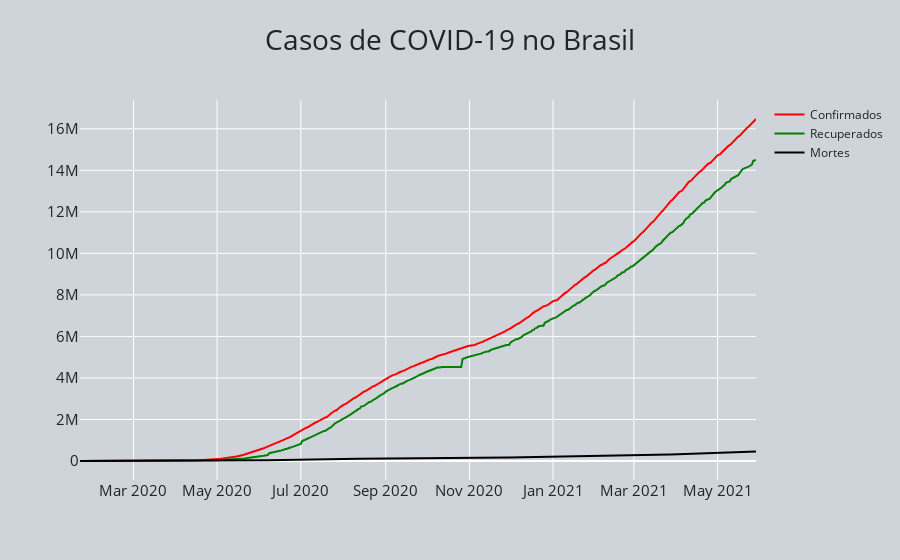

The code cell stored with this chart in its notebook:
### Code cell
#Gráfico - Situação Geral
fig = go.Figure()
#Adicionar camada de dados
fig.add_trace(
    go.Scatter(x=brasil.Data, y=brasil.Contagem, name='Confirmados', mode= "lines", 
              line=dict(color='red'))
)
fig.add_trace(
    go.Scatter(x=brasilRecuperados.Data, y=brasilRecuperados.Contagem, name='Recuperados', mode= "lines", 
              line=dict(color='green'))
)
fig.add_trace(
    go.Scatter(x=brasilMortes.Data, y=brasilMortes.Contagem, name='Mortes', mode= "lines", 
              line=dict(color='Black'))
)
#Editar o layout
fig.update_layout(title='Casos de COVID-19 no Brasil', title_x=0.5,
                 paper_bgcolor='rgb(206, 212, 218)',
                 plot_bgcolor='rgba(0,0,0,0)',
                 font_color='rgb(33, 37, 41)',
                 title_font_size=28,
                 yaxis = dict(tickfont = dict(size=15)),
                 xaxis = dict(tickfont = dict(size=15)))
fig.show()

### Figure 1 — Plotly figure (JSON) as saved in the notebook; plotly's stock layout.template omitted (floating-point values rounded to 4 significant figures; data arrays with more than 128 entries replaced by an {"elided": "..."} marker saying what was removed)
{"data": [{"line": {"color": "red"}, "mode": "lines", "name": "Confirmados", "type": "scatter", "x": {"elided": "494 str values"}, "y": {"elided": "494 int values"}}, {"line": {"color": "green"}, "mode": "lines", "name": "Recuperados", "type": "scatter", "x": {"elided": "494 str values"}, "y": {"elided": "494 int values"}}, {"line": {"color": "Black"}, "mode": "lines", "name": "Mortes", "type": "scatter", "x": {"elided": "494 str values"}, "y": {"elided": "494 int values"}}], "layout": {"autosize": true, "font": {"color": "rgb(33, 37, 41)"}, "paper_bgcolor": "rgb(206, 212, 218)", "plot_bgcolor": "rgba(0, 0, 0, 0)", "title": {"font": {"size": 28}, "text": "Casos de COVID-19 no Brasil", "x": 0.5}, "xaxis": {"autorange": true, "range": ["2020-01-22", "2021-05-29"], "tickfont": {"size": 15}, "type": "date"}, "yaxis": {"autorange": true, "range": [-915100.0, 17390000.0], "tickfont": {"size": 15}, "type": "linear"}}}
